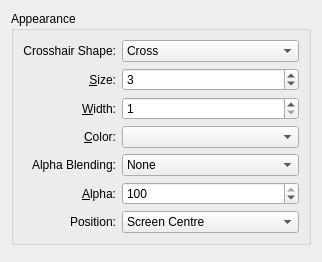
<ui version="4.0" >
 <class>KWin::CrosshairEffectConfigForm</class>
 <widget class="QWidget" name="KWin::CrosshairEffectConfigForm" >
  <layout class="QVBoxLayout" >
   <item>
    <widget class="QGroupBox" name="groupBox" >
     <property name="title" >
      <string>Appearance</string>
     </property>
     <layout class="QGridLayout" name="gridLayout" >
      <item row="0" column="0">
       <widget class="QLabel" name="shapeLabel">
        <property name="text">
         <string>Crosshair Shape:</string>
        </property>
        <property name="alignment">
         <set>Qt::AlignRight|Qt::AlignTrailing|Qt::AlignVCenter</set>
        </property>
        <property name="buddy">
         <cstring>shapeComboBox</cstring>
        </property>
       </widget>
      </item>
      <item row="0" column="1">
       <widget class="QComboBox" name="shapeComboBox">
        <property name="whatsThis">
         <string>Shape of the crosshair.</string>
        </property>
        <item>
         <property name="text">
          <string>Cross</string>
         </property>
        </item>
        <item>
         <property name="text">
          <string>Hollow Cross</string>
         </property>
        </item>
        <item>
         <property name="text">
          <string>X</string>
         </property>
        </item>
        <item>
         <property name="text">
          <string>Hollow X</string>
         </property>
        </item>
        <item>
         <property name="text">
          <string>Square</string>
         </property>
        </item>
        <item>
         <property name="text">
          <string>Diamond</string>
         </property>
        </item>
       </widget>
      </item>
      <item row="1" column="0" >
       <widget class="QLabel" name="sizeLabel" >
        <property name="text" >
         <string>&amp;Size:</string>
        </property>
        <property name="alignment" >
         <set>Qt::AlignRight|Qt::AlignTrailing|Qt::AlignVCenter</set>
        </property>
        <property name="buddy" >
         <cstring>spinSize</cstring>
        </property>
       </widget>
      </item>
      <item row="1" column="1" >
       <widget class="KIntSpinBox" name="spinSize" >
        <property name="sizePolicy" >
         <sizepolicy vsizetype="Fixed" hsizetype="Expanding" >
          <horstretch>0</horstretch>
          <verstretch>0</verstretch>
         </sizepolicy>
        </property>
        <property name="minimum" >
         <number>1</number>
        </property>
        <property name="maximum" >
         <number>10</number>
        </property>
        <property name="value" >
         <number>3</number>
        </property>
       </widget>
      </item>
      <item row="2" column="0" >
       <widget class="QLabel" name="widthLabel" >
        <property name="text" >
         <string>&amp;Width:</string>
        </property>
        <property name="alignment" >
         <set>Qt::AlignRight|Qt::AlignTrailing|Qt::AlignVCenter</set>
        </property>
        <property name="buddy" >
         <cstring>spinWidth</cstring>
        </property>
       </widget>
      </item>
      <item row="2" column="1" >
       <widget class="KIntSpinBox" name="spinWidth" >
        <property name="sizePolicy" >
         <sizepolicy vsizetype="Fixed" hsizetype="Expanding" >
          <horstretch>0</horstretch>
          <verstretch>0</verstretch>
         </sizepolicy>
        </property>
        <property name="minimum" >
         <number>1</number>
        </property>
        <property name="maximum" >
         <number>10</number>
        </property>
        <property name="value" >
         <number>1</number>
        </property>
       </widget>
      </item>
      <item row="3" column="0" >
       <widget class="QLabel" name="colorLabel" >
        <property name="text" >
         <string>&amp;Color:</string>
        </property>
        <property name="alignment" >
         <set>Qt::AlignRight|Qt::AlignTrailing|Qt::AlignVCenter</set>
        </property>
        <property name="buddy" >
         <cstring>comboColors</cstring>
        </property>
       </widget>
      </item>
      <item row="3" column="1" >
       <widget class="KColorCombo" name="comboColors" >
        <property name="sizePolicy" >
         <sizepolicy vsizetype="Fixed" hsizetype="Expanding" >
          <horstretch>0</horstretch>
          <verstretch>0</verstretch>
         </sizepolicy>
        </property>
       </widget>
      </item>
      <item row="4" column="0">
       <widget class="QLabel" name="blendLabel">
        <property name="text">
         <string>Alpha Blending:</string>
        </property>
        <property name="alignment">
         <set>Qt::AlignRight|Qt::AlignTrailing|Qt::AlignVCenter</set>
        </property>
        <property name="buddy">
         <cstring>blendComboBox</cstring>
        </property>
       </widget>
      </item>
      <item row="4" column="1">
       <widget class="QComboBox" name="blendComboBox">
        <property name="whatsThis">
         <string>Alpha blending type.</string>
        </property>
        <item>
         <property name="text">
          <string>None</string>
         </property>
        </item>
        <item>
         <property name="text">
          <string>Opaque</string>
         </property>
        </item>
        <item>
         <property name="text">
          <string>Transparent</string>
         </property>
        </item>
        <item>
         <property name="text">
          <string>Black Background</string>
         </property>
        </item>
        <item>
         <property name="text">
          <string>Invert</string>
         </property>
        </item>
        <item>
         <property name="text">
          <string>Invert on Black Background</string>
         </property>
        </item>
        <item>
         <property name="text">
          <string>Invert with Alpha</string>
         </property>
        </item>
        <item>
         <property name="text">
          <string>Darken</string>
         </property>
        </item>
        <item>
         <property name="text">
          <string>Lighten</string>
         </property>
        </item>
        <item>
         <property name="text">
          <string>Multiply</string>
         </property>
        </item>
       </widget>
      </item>
      <item row="5" column="0" >
       <widget class="QLabel" name="alphaLabel" >
        <property name="text" >
         <string>&amp;Alpha:</string>
        </property>
        <property name="alignment" >
         <set>Qt::AlignRight|Qt::AlignTrailing|Qt::AlignVCenter</set>
        </property>
        <property name="buddy" >
         <cstring>spinAlpha</cstring>
        </property>
       </widget>
      </item>
      <item row="5" column="1" >
       <widget class="KIntSpinBox" name="spinAlpha" >
        <property name="sizePolicy" >
         <sizepolicy vsizetype="Fixed" hsizetype="Expanding" >
          <horstretch>0</horstretch>
          <verstretch>0</verstretch>
         </sizepolicy>
        </property>
        <property name="minimum" >
         <number>1</number>
        </property>
        <property name="maximum" >
         <number>100</number>
        </property>
        <property name="value" >
         <number>100</number>
        </property>
       </widget>
      </item>
      <item row="6" column="0">
       <widget class="QLabel" name="positionLabel">
        <property name="text">
         <string>Position:</string>
        </property>
        <property name="alignment">
         <set>Qt::AlignRight|Qt::AlignTrailing|Qt::AlignVCenter</set>
        </property>
        <property name="buddy">
         <cstring>positionComboBox</cstring>
        </property>
       </widget>
      </item>
      <item row="6" column="1">
       <widget class="QComboBox" name="positionComboBox">
        <property name="whatsThis">
         <string>Position of the crosshair.</string>
        </property>
        <item>
         <property name="text">
          <string>Screen Centre</string>
         </property>
        </item>
        <item>
         <property name="text">
          <string>Current Window Centre</string>
         </property>
        </item>
       </widget>
      </item>
     </layout>
    </widget>
   </item>
   <item>
    <widget class="KWin::GlobalShortcutsEditor" native="1" name="editor" />
   </item>
  </layout>
 </widget>
 <customwidgets>
  <customwidget>
   <class>KColorCombo</class>
   <extends>QComboBox</extends>
   <header>kcolorcombo.h</header>
  </customwidget>
  <customwidget>
   <class>KIntSpinBox</class>
   <extends>QSpinBox</extends>
   <header>knuminput.h</header>
  </customwidget>
  <customwidget>
   <class>KWin::GlobalShortcutsEditor</class>
   <extends>QWidget</extends>
   <header location="global" >kwineffects.h</header>
   <container>1</container>
  </customwidget>
 </customwidgets>
 <resources/>
 <connections/>
</ui>
